Frame 1 (no input): blank canvas, image omitted
Frame 60 (no input): blank canvas, image omitted
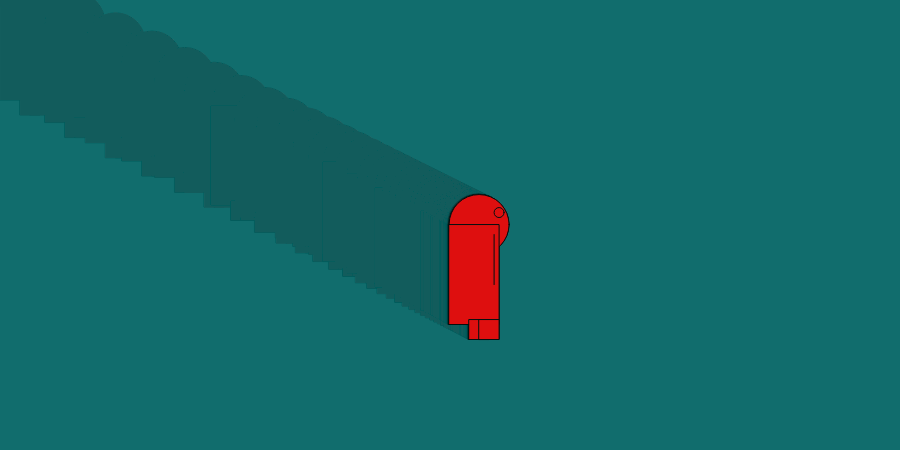
Frame 120 (the mouse pressed at the canvas centre since frame 60)

The p5.js sketch whose frames 1 and 60 were blank and that drew this single picture after the mouse press (run headless with seeded random() and noise() and a simulated clock; from frame 60 on, the mouse is pressed at the canvas centre):

// p5.js sketch
// ── sketch.js
  var PosX = 50;
  var PosY = 50;

function setup() {
  createCanvas(900, 450);
  fill(255,0,0);
}

function draw() {
  var XDistance = mouseX - PosX;
  var XSpeed = (XDistance/10);
  var YDistance = mouseY - PosY;
  var YSpeed = (YDistance/10);
  
  if (abs(XSpeed) > abs(YSpeed) && XSpeed>0){
    ellipse(PosX+30,PosY,60,60);
    rect(PosX,PosY,50,100);
    ellipse(PosX+50,PosY-12,10,10);
    rect(PosX+20,PosY+95,20,20);
    rect(PosX+30,PosY+95,20,20);
    line(PosX+45,PosY+60,PosX+45,PosY+10);
  }
  else if (abs(XSpeed) > abs(YSpeed) && XSpeed<0){
    ellipse(PosX+30,PosY,60,60);
    rect(PosX+10,PosY,50,100);
    ellipse(PosX+10,PosY-12,10,10);
    rect(PosX+20,PosY+95,20,20);
    rect(PosX+10,PosY+95,20,20);
    line(PosX+20,PosY+60,PosX+20,PosY+10);
  }
  else if (abs(YSpeed) > abs(XSpeed) && YSpeed>0){
    ellipse(PosX+30,PosY,60,60);
    rect(PosX,PosY,60,100);
    line(PosX,PosY,PosX+20,PosY-10);
    line(PosX+60,PosY,PosX+45,PosY-10);
    line(PosX-40,PosY+60,PosX,PosY+10);
    line(PosX+90,PosY+60,PosX+60,PosY+10);
    ellipse(PosX+20,PosY-12,10,10);
    ellipse(PosX+40,PosY-12,10,10);
    rect(PosX+10,PosY+95,10,20);
    rect(PosX+40,PosY+95,10,20);
    }
  else if (abs(YSpeed) > abs(XSpeed) && YSpeed<0)   {
    ellipse(PosX+30,PosY,60,60);
    rect(PosX,PosY,60,100);
    line(PosX-40,PosY+60,PosX,PosY+10);
    line(PosX+90,PosY+60,PosX+60,PosY+10);
    rect(PosX+10,PosY+95,10,20);
    rect(PosX+40,PosY+95,10,20);
  }
  
  PosX+=XSpeed;
  PosY+=YSpeed;
  background([0, 100, 100, 7]);
  background([0, 100, 100, 7]);
  background([0, 100, 100, 7]);
  background([0, 100, 100, 7]);
  background([0, 100, 100, 7]);
}
